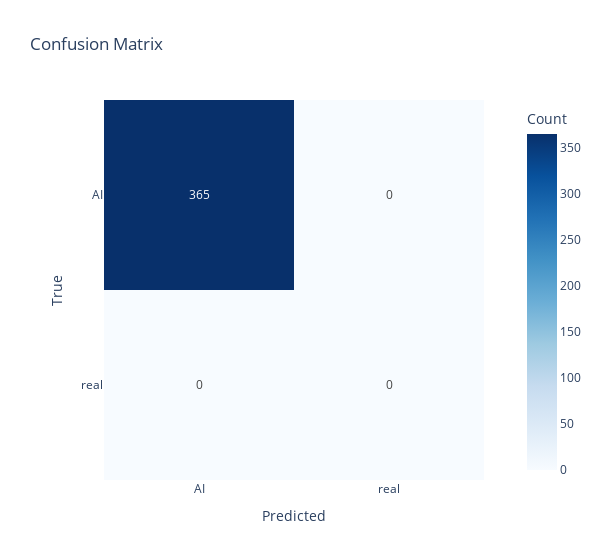

Notebook code for this chart:
### Code cell
labels = ['AI', 'real']
cm = confusion_matrix(df['class'], df['choice'], labels=labels)
fig3 = px.imshow(cm,
                 labels=dict(x="Predicted", y="True", color="Count"),
                 x=labels,
                 y=labels,
                 title="Confusion Matrix",
                 text_auto=True,
                 color_continuous_scale='Blues',
                 width=600,)
fig3.show()

### Figure 1 — Plotly figure (JSON) as saved in the notebook; plotly's stock layout.template omitted (floating-point values rounded to 4 significant figures)
{"data": [{"coloraxis": "coloraxis", "hovertemplate": "Predicted: %{x}<br>True: %{y}<br>Count: %{z}<extra></extra>", "name": "0", "texttemplate": "%{z}", "type": "heatmap", "x": ["AI", "real"], "xaxis": "x", "y": ["AI", "real"], "yaxis": "y", "z": [[365, 0], [0, 0]]}], "layout": {"coloraxis": {"colorbar": {"title": {"text": "Count"}}, "colorscale": [[0, "rgb(247,251,255)"], [0.125, "rgb(222,235,247)"], [0.25, "rgb(198,219,239)"], [0.375, "rgb(158,202,225)"], [0.5, "rgb(107,174,214)"], [0.625, "rgb(66,146,198)"], [0.75, "rgb(33,113,181)"], [0.875, "rgb(8,81,156)"], [1, "rgb(8,48,107)"]]}, "title": {"text": "Confusion Matrix"}, "width": 600, "xaxis": {"anchor": "y", "constrain": "domain", "domain": [0, 1], "scaleanchor": "y", "title": {"text": "Predicted"}}, "yaxis": {"anchor": "x", "autorange": "reversed", "constrain": "domain", "domain": [0, 1], "title": {"text": "True"}}}}
